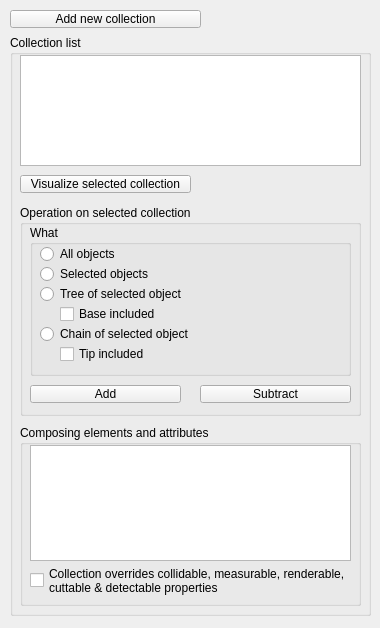
<?xml version="1.0" encoding="UTF-8"?>
<ui version="4.0">
 <class>CQDlgCollections</class>
 <widget class="QDialog" name="CQDlgCollections">
  <property name="geometry">
   <rect>
    <x>0</x>
    <y>0</y>
    <width>380</width>
    <height>628</height>
   </rect>
  </property>
  <property name="windowTitle">
   <string>Collections</string>
  </property>
  <property name="locale">
   <locale language="English" country="UnitedStates"/>
  </property>
  <widget class="QGroupBox" name="groupBox">
   <property name="geometry">
    <rect>
     <x>10</x>
     <y>35</y>
     <width>361</width>
     <height>581</height>
    </rect>
   </property>
   <property name="title">
    <string>Collection list</string>
   </property>
   <property name="flat">
    <bool>false</bool>
   </property>
   <widget class="QToolButton" name="qqVisualizeCollection">
    <property name="geometry">
     <rect>
      <x>10</x>
      <y>140</y>
      <width>171</width>
      <height>18</height>
     </rect>
    </property>
    <property name="focusPolicy">
     <enum>Qt::StrongFocus</enum>
    </property>
    <property name="text">
     <string>Visualize selected collection</string>
    </property>
   </widget>
   <widget class="QListWidget" name="qqCollectionList">
    <property name="geometry">
     <rect>
      <x>10</x>
      <y>20</y>
      <width>341</width>
      <height>111</height>
     </rect>
    </property>
    <property name="editTriggers">
     <set>QAbstractItemView::DoubleClicked|QAbstractItemView::EditKeyPressed|QAbstractItemView::SelectedClicked</set>
    </property>
    <property name="alternatingRowColors">
     <bool>false</bool>
    </property>
    <property name="selectionBehavior">
     <enum>QAbstractItemView::SelectItems</enum>
    </property>
   </widget>
   <widget class="QGroupBox" name="groupBox_2">
    <property name="geometry">
     <rect>
      <x>10</x>
      <y>170</y>
      <width>341</width>
      <height>211</height>
     </rect>
    </property>
    <property name="title">
     <string>Operation on selected collection</string>
    </property>
    <property name="flat">
     <bool>false</bool>
    </property>
    <widget class="QGroupBox" name="groupBox_4">
     <property name="geometry">
      <rect>
       <x>10</x>
       <y>20</y>
       <width>321</width>
       <height>151</height>
      </rect>
     </property>
     <property name="title">
      <string>What</string>
     </property>
     <property name="flat">
      <bool>false</bool>
     </property>
     <widget class="QRadioButton" name="qqAllObjects">
      <property name="geometry">
       <rect>
        <x>10</x>
        <y>20</y>
        <width>131</width>
        <height>18</height>
       </rect>
      </property>
      <property name="focusPolicy">
       <enum>Qt::StrongFocus</enum>
      </property>
      <property name="text">
       <string>All objects</string>
      </property>
      <property name="autoExclusive">
       <bool>false</bool>
      </property>
     </widget>
     <widget class="QRadioButton" name="qqLooseObjects">
      <property name="geometry">
       <rect>
        <x>10</x>
        <y>40</y>
        <width>131</width>
        <height>18</height>
       </rect>
      </property>
      <property name="focusPolicy">
       <enum>Qt::StrongFocus</enum>
      </property>
      <property name="text">
       <string>Selected objects</string>
      </property>
      <property name="autoExclusive">
       <bool>false</bool>
      </property>
     </widget>
     <widget class="QRadioButton" name="qqTrees">
      <property name="geometry">
       <rect>
        <x>10</x>
        <y>60</y>
        <width>171</width>
        <height>18</height>
       </rect>
      </property>
      <property name="focusPolicy">
       <enum>Qt::StrongFocus</enum>
      </property>
      <property name="text">
       <string>Tree of selected object</string>
      </property>
      <property name="autoExclusive">
       <bool>false</bool>
      </property>
     </widget>
     <widget class="QCheckBox" name="qqBaseIncluded">
      <property name="geometry">
       <rect>
        <x>30</x>
        <y>80</y>
        <width>131</width>
        <height>18</height>
       </rect>
      </property>
      <property name="focusPolicy">
       <enum>Qt::StrongFocus</enum>
      </property>
      <property name="text">
       <string>Base included</string>
      </property>
     </widget>
     <widget class="QCheckBox" name="qqTipIncluded">
      <property name="geometry">
       <rect>
        <x>30</x>
        <y>120</y>
        <width>131</width>
        <height>18</height>
       </rect>
      </property>
      <property name="focusPolicy">
       <enum>Qt::StrongFocus</enum>
      </property>
      <property name="text">
       <string>Tip included</string>
      </property>
     </widget>
     <widget class="QRadioButton" name="qqChains">
      <property name="geometry">
       <rect>
        <x>10</x>
        <y>100</y>
        <width>171</width>
        <height>18</height>
       </rect>
      </property>
      <property name="focusPolicy">
       <enum>Qt::StrongFocus</enum>
      </property>
      <property name="text">
       <string>Chain of selected object</string>
      </property>
      <property name="autoExclusive">
       <bool>false</bool>
      </property>
     </widget>
    </widget>
    <widget class="QToolButton" name="qqAdd">
     <property name="geometry">
      <rect>
       <x>10</x>
       <y>180</y>
       <width>151</width>
       <height>18</height>
      </rect>
     </property>
     <property name="focusPolicy">
      <enum>Qt::StrongFocus</enum>
     </property>
     <property name="text">
      <string>Add</string>
     </property>
    </widget>
    <widget class="QToolButton" name="qqSubtract">
     <property name="geometry">
      <rect>
       <x>180</x>
       <y>180</y>
       <width>151</width>
       <height>18</height>
      </rect>
     </property>
     <property name="focusPolicy">
      <enum>Qt::StrongFocus</enum>
     </property>
     <property name="text">
      <string>Subtract</string>
     </property>
    </widget>
   </widget>
   <widget class="QGroupBox" name="groupBox_3">
    <property name="geometry">
     <rect>
      <x>10</x>
      <y>390</y>
      <width>341</width>
      <height>181</height>
     </rect>
    </property>
    <property name="title">
     <string>Composing elements and attributes</string>
    </property>
    <property name="flat">
     <bool>false</bool>
    </property>
    <widget class="QCheckBox" name="qqOverride">
     <property name="geometry">
      <rect>
       <x>10</x>
       <y>140</y>
       <width>321</width>
       <height>31</height>
      </rect>
     </property>
     <property name="focusPolicy">
      <enum>Qt::StrongFocus</enum>
     </property>
     <property name="text">
      <string>Collection overrides collidable, measurable, renderable,
cuttable &amp;&amp; detectable properties</string>
     </property>
    </widget>
    <widget class="QListWidget" name="qqElementList">
     <property name="geometry">
      <rect>
       <x>10</x>
       <y>20</y>
       <width>321</width>
       <height>116</height>
      </rect>
     </property>
     <property name="tabKeyNavigation">
      <bool>false</bool>
     </property>
     <property name="alternatingRowColors">
      <bool>false</bool>
     </property>
     <property name="selectionMode">
      <enum>QAbstractItemView::ExtendedSelection</enum>
     </property>
    </widget>
   </widget>
  </widget>
  <widget class="QToolButton" name="qqNewCollection">
   <property name="geometry">
    <rect>
     <x>10</x>
     <y>10</y>
     <width>191</width>
     <height>18</height>
    </rect>
   </property>
   <property name="focusPolicy">
    <enum>Qt::StrongFocus</enum>
   </property>
   <property name="text">
    <string>Add new collection</string>
   </property>
  </widget>
 </widget>
 <tabstops>
  <tabstop>qqNewCollection</tabstop>
  <tabstop>qqVisualizeCollection</tabstop>
  <tabstop>qqOverride</tabstop>
 </tabstops>
 <resources/>
 <connections/>
</ui>
